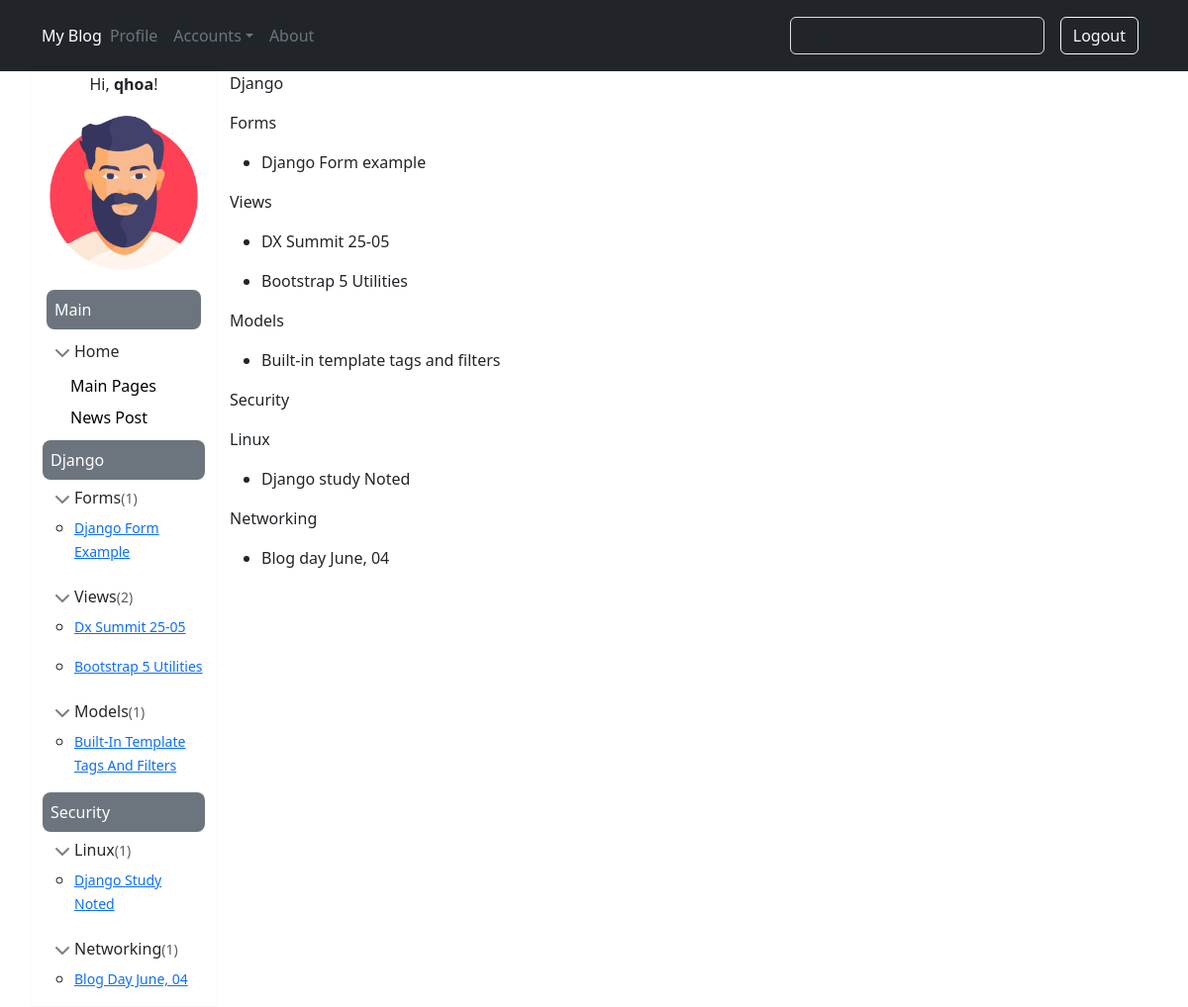
The app's page /category/ (signed in) with its own data.
### blog/models.py (models this page shows, shortened)
class User(AbstractUser):
    age = models.IntegerField(null=True, blank=True)
    telephone = models.CharField(max_length=15, blank=True, null=True)
    birthday = models.DateField(null=True)
    avatar = models.ImageField(default='default.jpg', upload_to='profile/')

class Category(models.Model):
    name = models.CharField(max_length=100)

class SubCategory(models.Model):
    parent = models.ForeignKey(Category, on_delete=models.CASCADE, null=True)
    category = models.CharField(max_length=100, null=True)

class Post(models.Model):
    title = models.CharField(max_length=255)
    author = models.ForeignKey(settings.AUTH_USER_MODEL, on_delete=models.CASCADE,)
    category = models.ForeignKey(SubCategory, on_delete=models.CASCADE, null=True)
    parent = models.ForeignKey(Category, on_delete=models.CASCADE, null=True)
    body = RichTextUploadingField()

### blog/views.py (the view)
# urls.py: path('category/', views.category, name='category'),
def category(request):
    return render(request, 'category.html' ,{'all_category': all_category})

### blog/templates/category.html (shortened to what this page needs)
{% extends 'master.html' %}
{% block content %}
  {% for category in all_category %}
    <p>{{ category.name }}</p>
      {% for sub in category.subcategory_set.all %}
        <p>{{ sub.category }}</p>
        <ul>
          {% for post in sub.post_set.all %}
            <li><p>{{ post.title }}</p></li>
          {% endfor %}
          </ul>
      {% endfor %}
  {% endfor %}
{% endblock %}

### blog/templates/master.html (shortened to what this page needs)
{% load static %}
<!DOCTYPE html>
<html lang="en">
<head>
    <link rel="stylesheet" href="{% static 'css/sidebars.css' %}">
    {% load bootstrap5 %}
    {% bootstrap_css %}
</head>
<body>
    <header class="p-3 bg-dark">
    <div class="container">
        <div class="d-flex flex-wrap align-items-center justify-content-center justify-content-lg-start">
          <a href="/" class="d-flex align-items-center mb-2 mb-lg-0 text-white text-decoration-none">My Blog</a>
          <ul class="nav col-12 col-lg-auto me-lg-auto mb-2 justify-content-center mb-md-0">
            {% if user.is_authenticated %}
            <li><a href="{% url 'profile' %}" class="nav-link px-2 text-secondary">Profile</a></li>
            <li><a href="#" class="nav-link px-2 text-secondary dropdown-toggle" id="dropdownMenuButton1" data-bs-toggle="dropdown" aria-expanded="false">Accounts</a>
            </li>
            {% endif %}
            <li><a href="{% url 'about' %}" class="nav-link px-2 text-secondary">About</a></li>
          </ul>
          <form class="col-12 col-lg-auto mb-3 mb-lg-0 me-lg-3" role="search" action="{% url 'search' %}" method="get" >
            <input type="text" name="q" class="form-control form-control-dark text-bg-dark" placeholder="Search..." aria-label="Search">
          </form>
          <div class="text-end">
            {% if user.is_anonymous %}
            <a href="{% url 'login' %}" role="button" class="btn btn-outline-light me-2">Login</a>
            <a href="{% url 'sign_up' %}" role="button" class="btn btn-warning">Sign-up</a>
            {% else %}
            <a href="{% url 'logout' %}" role="button" class="btn btn-outline-light me-2">Logout</a>
            {% endif %}
          </div>
        </div>
      </div>
    </header>
<div class="container">
  <div class="row">
    <div class="col-md-2 border border-light bg-white">
      {% if user.is_authenticated %}
      <div>
        <p align="center">Hi, <strong>{{user.username}}</strong>!</p>
        <p align="center"><img src="{{MEDIA_URL}}{{user.avatar}}" class="img-thumbnail rounded-circle border-0" alt=""></p>
      </div>
      {% endif %}
      <div class="m-1 p-2 bg-secondary rounded-3 text-white">Main</div>
      <ul class="list-unstyled ps-0">
              <li class="mb-1">
                <button class="btn btn-toggle d-inline-flex align-items-center rounded border-0 collapsed" data-bs-toggle="collapse" data-bs-target="#home-collapse" aria-expanded="true">
                  Home
                </button>
                <div class="collapse show" id="home-collapse">
                  <ul class="btn-toggle-nav list-unstyled fw-normal pb-1">
                    <li><a href="{% url 'home' %}" class="link-body-emphasis d-inline-flex text-decoration-none rounded">Main Pages</a></li>
                    <li><a href="{% url 'post_new' %}" class="link-body-emphasis d-inline-flex text-decoration-none rounded">News Post</a></li>
                  </ul>
                </div>
              </li>
  {% for category in all_category %}
    <div class="p-2 bg-secondary rounded-3 text-white">{{category.name}}</div>
      {% for sub in category.subcategory_set.all %}
        {% if sub.post_set.all.count > 0 %}
          <p class="m-0">
            <button class="btn btn-toggle d-inline-flex align-items-center rounded border-0 collapsed" data-bs-toggle="collapse" data-bs-target="#{{ sub.category|slugify }}-collapse" aria-expanded="true">
            {{ sub.category }}<span class="small text-muted">({{sub.post_set.all.count}})</span>
            </button>
          </p>
        {% endif %}
        <div class="collapse show" id="{{ sub.category|slugify }}-collapse">
        <ul>
        {% for post in sub.post_set.all %}
          <p class="m-0"><li><a href="{% url 'post_detail' post.id %}" class="small"> {{post.title|title}}</a></li></p>
        {% endfor %}
        </ul>
        </div>
      {% endfor %}
  {% endfor %}
      </ul>
    </div>
    <div class="col-md-10">
        {% block content %}
        {% endblock %}
    </div>
  </div>
</div>
</body>
</html>

### blog/static/css/sidebars.css (style rules this page uses)
body { min-height: 100vh; min-height: -webkit-fill-available; }
html { height: -webkit-fill-available; }
.dropdown-toggle { outline: 0; }
.btn-toggle { padding: .25rem .5rem; font-weight: 600; color: var(--bs-emphasis-color); background-color: transparent; }
.btn-toggle::before { width: 1.25em; line-height: 0; transition: transform .35s ease; transform-origin: .5em 50%; }
.btn-toggle[aria-expanded="true"] { color: rgba(var(--bs-emphasis-color-rgb), .85); }
.btn-toggle[aria-expanded="true"]::before { transform: rotate(90deg); }
.btn-toggle-nav a { padding: .1875rem .5rem; margin-top: .125rem; margin-left: 1.25rem; }

### records on screen
User: username "qhoa", avatar (picture)
Category: name "Django"
SubCategory: category "Forms", post_set.all.count "1"
Post: title "Django Form Example", title "Django Form example"
SubCategory: category "Views", post_set.all.count "2"
Post: title "Dx Summit 25-05", title "DX Summit 25-05"
Post: title "Bootstrap 5 Utilities"
SubCategory: category "Models", post_set.all.count "1"
Post: title "Built-In Template Tags And Filters", title "Built-in template tags and filters"
Category: name "Security"
SubCategory: category "Linux", post_set.all.count "1"
Post: title "Django Study Noted", title "Django study Noted"
SubCategory: category "Networking", post_set.all.count "1"
Post: title "Blog Day June, 04", title "Blog day June, 04"
